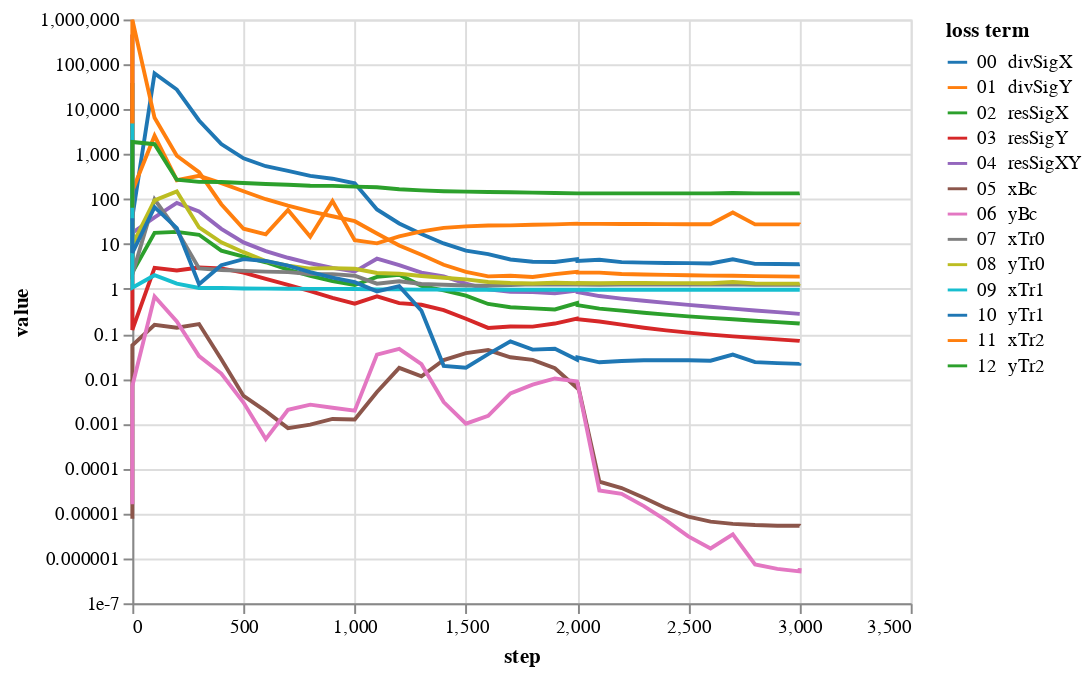

Here is the notebook cell this chart was saved with:
### Code cell
lossPlot(losshistory, bcNames)

### Figure 1 — Vega-Lite specification as saved in the notebook (floating-point values rounded to 4 significant figures)
{"config": {"view": {"continuousWidth": 400, "continuousHeight": 300}}, "data": {"name": "data-1c19c62cf097f0270d38f8fcfec3b95e"}, "mark": "line", "encoding": {"color": {"type": "nominal", "field": "loss term", "scale": {"scheme": "category10"}, "sort": ["00  divSigX", "01  divSigY", "02  resSigX", "03  resSigY", "04  resSigXY", "05  xBc", "06  yBc", "07  xTr0", "08  yTr0", "09  xTr1", "10  yTr1", "11  xTr2", "12  yTr2"]}, "tooltip": [{"type": "nominal", "field": "loss term"}, {"type": "quantitative", "field": "value"}, {"type": "quantitative", "field": "step"}], "x": {"type": "quantitative", "field": "step"}, "y": {"type": "quantitative", "field": "value", "scale": {"type": "log"}}}, "transform": [{"fold": ["00  divSigX", "01  divSigY", "02  resSigX", "03  resSigY", "04  resSigXY", "05  xBc", "06  yBc", "07  xTr0", "08  yTr0", "09  xTr1", "10  yTr1", "11  xTr2", "12  yTr2"], "as": ["loss term", "value"]}], "$schema": "https://vega.github.io/schema/vega-lite/v4.8.1.json", "datasets": {"data-1c19c62cf097f0270d38f8fcfec3b95e": [{"00  divSigX": 3.619, "01  divSigY": 14.66, "02  resSigX": 38590.0, "03  resSigY": 464800.0, "04  resSigXY": 2234.0, "05  xBc": 7.593e-06, "06  yBc": 1.604e-05, "07  xTr0": 116.5, "08  yTr0": 31.97, "09  xTr1": 4971.0, "10  yTr1": 37.65, "11  xTr2": 4850.0, "12  yTr2": 63.79, "step": 0}, {"00  divSigX": 39.32, "01  divSigY": 151.6, "02  resSigX": 2.307, "03  resSigY": 0.1223, "04  resSigXY": 17.82, "05  xBc": 0.05515, "06  yBc": 0.006853, "07  xTr0": 2.093, "08  yTr0": 9.529, "09  xTr1": 1.06, "10  yTr1": 6.351, "11  xTr2": 990400.0, "12  yTr2": 1873.0, "step": 0}, {"00  divSigX": 63060.0, "01  divSigY": 2564.0, "02  resSigX": 17.69, "03  resSigY": 2.938, "04  resSigXY": 39.18, "05  xBc": 0.1595, "06  yBc": 0.6768, "07  xTr0": 98.47, "08  yTr0": 93.8, "09  xTr1": 2.016, "10  yTr1": 66.26, "11  xTr2": 6442.0, "12  yTr2": 1668.0, "step": 100}, {"00  divSigX": 27490.0, "01  divSigY": 263.5, "02  resSigX": 18.59, "03  resSigY": 2.57, "04  resSigXY": 82.33, "05  xBc": 0.1369, "06  yBc": 0.1881, "07  xTr0": 20.21, "08  yTr0": 148.6, "09  xTr1": 1.308, "10  yTr1": 22.47, "11  xTr2": 922.4, "12  yTr2": 270.1, "step": 200}, {"00  divSigX": 5630.0, "01  divSigY": 330.3, "02  resSigX": 16.05, "03  resSigY": 2.986, "04  resSigXY": 53.23, "05  xBc": 0.1648, "06  yBc": 0.03185, "07  xTr0": 2.864, "08  yTr0": 23.38, "09  xTr1": 1.049, "10  yTr1": 1.266, "11  xTr2": 397.0, "12  yTr2": 241.3, "step": 300}, {"00  divSigX": 1676.0, "01  divSigY": 227.3, "02  resSigX": 7.109, "03  resSigY": 2.874, "04  resSigXY": 21.7, "05  xBc": 0.02723, "06  yBc": 0.01301, "07  xTr0": 2.642, "08  yTr0": 10.88, "09  xTr1": 1.055, "10  yTr1": 3.379, "11  xTr2": 76.98, "12  yTr2": 239.7, "step": 400}, {"00  divSigX": 808.1, "01  divSigY": 149.2, "02  resSigX": 5.21, "03  resSigY": 2.309, "04  resSigXY": 10.86, "05  xBc": 0.004136, "06  yBc": 0.002945, "07  xTr0": 2.518, "08  yTr0": 6.578, "09  xTr1": 1.022, "10  yTr1": 4.604, "11  xTr2": 21.85, "12  yTr2": 229.0, "step": 500}, {"00  divSigX": 539.3, "01  divSigY": 99.33, "02  resSigX": 3.918, "03  resSigY": 1.671, "04  resSigXY": 6.952, "05  xBc": 0.001895, "06  yBc": 0.0004528, "07  xTr0": 2.425, "08  yTr0": 4.157, "09  xTr1": 1.013, "10  yTr1": 4.191, "11  xTr2": 16.35, "12  yTr2": 216.6, "step": 600}, {"00  divSigX": 424.2, "01  divSigY": 71.67, "02  resSigX": 2.703, "03  resSigY": 1.234, "04  resSigXY": 4.939, "05  xBc": 0.0007927, "06  yBc": 0.002027, "07  xTr0": 2.36, "08  yTr0": 3.293, "09  xTr1": 1.008, "10  yTr1": 3.292, "11  xTr2": 57.16, "12  yTr2": 208.6, "step": 700}, {"00  divSigX": 328.7, "01  divSigY": 53.47, "02  resSigX": 1.947, "03  resSigY": 0.8914, "04  resSigXY": 3.722, "05  xBc": 0.0009475, "06  yBc": 0.002644, "07  xTr0": 2.154, "08  yTr0": 2.838, "09  xTr1": 1.0, "10  yTr1": 2.355, "11  xTr2": 14.49, "12  yTr2": 197.6, "step": 800}, {"00  divSigX": 284.3, "01  divSigY": 41.49, "02  resSigX": 1.494, "03  resSigY": 0.6295, "04  resSigXY": 2.938, "05  xBc": 0.001272, "06  yBc": 0.002252, "07  xTr0": 2.138, "08  yTr0": 2.896, "09  xTr1": 0.9991, "10  yTr1": 1.788, "11  xTr2": 90.27, "12  yTr2": 196.8, "step": 900}, {"00  divSigX": 225.6, "01  divSigY": 32.2, "02  resSigX": 1.215, "03  resSigY": 0.4682, "04  resSigXY": 2.431, "05  xBc": 0.001241, "06  yBc": 0.001945, "07  xTr0": 1.961, "08  yTr0": 2.808, "09  xTr1": 0.9956, "10  yTr1": 1.419, "11  xTr2": 12.2, "12  yTr2": 189.9, "step": 1000}, {"00  divSigX": 225.6, "01  divSigY": 32.2, "02  resSigX": 1.215, "03  resSigY": 0.4682, "04  resSigXY": 2.431, "05  xBc": 0.001241, "06  yBc": 0.001945, "07  xTr0": 1.961, "08  yTr0": 2.808, "09  xTr1": 0.9956, "10  yTr1": 1.419, "11  xTr2": 12.2, "12  yTr2": 189.9, "step": 1000}, {"00  divSigX": 58.65, "01  divSigY": 17.19, "02  resSigX": 1.85, "03  resSigY": 0.6829, "04  resSigXY": 4.701, "05  xBc": 0.005075, "06  yBc": 0.03439, "07  xTr0": 1.306, "08  yTr0": 2.257, "09  xTr1": 0.9757, "10  yTr1": 0.8823, "11  xTr2": 10.33, "12  yTr2": 183.1, "step": 1100}, {"00  divSigX": 28.59, "01  divSigY": 9.264, "02  resSigX": 2.057, "03  resSigY": 0.4826, "04  resSigXY": 3.397, "05  xBc": 0.01748, "06  yBc": 0.0462, "07  xTr0": 1.475, "08  yTr0": 2.171, "09  xTr1": 0.9749, "10  yTr1": 1.152, "11  xTr2": 14.72, "12  yTr2": 165.6, "step": 1200}, {"00  divSigX": 16.64, "01  divSigY": 5.779, "02  resSigX": 1.172, "03  resSigY": 0.4435, "04  resSigXY": 2.306, "05  xBc": 0.01136, "06  yBc": 0.02104, "07  xTr0": 1.285, "08  yTr0": 1.943, "09  xTr1": 0.9662, "10  yTr1": 0.3254, "11  xTr2": 19.09, "12  yTr2": 156.0, "step": 1300}, {"00  divSigX": 10.29, "01  divSigY": 3.444, "02  resSigX": 0.9239, "03  resSigY": 0.3352, "04  resSigXY": 1.89, "05  xBc": 0.02607, "06  yBc": 0.003025, "07  xTr0": 1.239, "08  yTr0": 1.769, "09  xTr1": 0.9624, "10  yTr1": 0.01938, "11  xTr2": 22.82, "12  yTr2": 149.7, "step": 1400}, {"00  divSigX": 7.109, "01  divSigY": 2.399, "02  resSigX": 0.7059, "03  resSigY": 0.216, "04  resSigXY": 1.305, "05  xBc": 0.03732, "06  yBc": 0.0009967, "07  xTr0": 1.188, "08  yTr0": 1.626, "09  xTr1": 0.9583, "10  yTr1": 0.01761, "11  xTr2": 24.73, "12  yTr2": 146.6, "step": 1500}, {"00  divSigX": 5.93, "01  divSigY": 1.902, "02  resSigX": 0.462, "03  resSigY": 0.1354, "04  resSigXY": 0.9779, "05  xBc": 0.04351, "06  yBc": 0.001486, "07  xTr0": 1.176, "08  yTr0": 1.426, "09  xTr1": 0.9583, "10  yTr1": 0.03542, "11  xTr2": 25.79, "12  yTr2": 144.2, "step": 1600}, {"00  divSigX": 4.525, "01  divSigY": 1.968, "02  resSigX": 0.39, "03  resSigY": 0.1452, "04  resSigXY": 0.8588, "05  xBc": 0.03005, "06  yBc": 0.004713, "07  xTr0": 1.213, "08  yTr0": 1.35, "09  xTr1": 0.9578, "10  yTr1": 0.06811, "11  xTr2": 25.97, "12  yTr2": 142.4, "step": 1700}, {"00  divSigX": 4.021, "01  divSigY": 1.847, "02  resSigX": 0.3675, "03  resSigY": 0.1447, "04  resSigXY": 0.8533, "05  xBc": 0.02629, "06  yBc": 0.007409, "07  xTr0": 1.259, "08  yTr0": 1.322, "09  xTr1": 0.9592, "10  yTr1": 0.0445, "11  xTr2": 26.9, "12  yTr2": 139.6, "step": 1800}, {"00  divSigX": 3.981, "01  divSigY": 2.14, "02  resSigX": 0.349, "03  resSigY": 0.1693, "04  resSigXY": 0.7939, "05  xBc": 0.01715, "06  yBc": 0.01013, "07  xTr0": 1.255, "08  yTr0": 1.369, "09  xTr1": 0.9589, "10  yTr1": 0.04662, "11  xTr2": 27.43, "12  yTr2": 136.8, "step": 1900}, {"00  divSigX": 4.614, "01  divSigY": 2.388, "02  resSigX": 0.4828, "03  resSigY": 0.2189, "04  resSigXY": 0.9195, "05  xBc": 0.006206, "06  yBc": 0.008697, "07  xTr0": 1.254, "08  yTr0": 1.335, "09  xTr1": 0.9573, "10  yTr1": 0.02645, "11  xTr2": 28.36, "12  yTr2": 134.0, "step": 2000}, {"00  divSigX": 4.179, "01  divSigY": 2.304, "02  resSigX": 0.4359, "03  resSigY": 0.2115, "04  resSigXY": 0.8534, "05  xBc": 0.008316, "06  yBc": 0.008269, "07  xTr0": 1.256, "08  yTr0": 1.357, "09  xTr1": 0.9573, "10  yTr1": 0.02999, "11  xTr2": 28.11, "12  yTr2": 133.8, "step": 2001}, {"00  divSigX": 4.179, "01  divSigY": 2.304, "02  resSigX": 0.4359, "03  resSigY": 0.2115, "04  resSigXY": 0.8534, "05  xBc": 0.008316, "06  yBc": 0.008269, "07  xTr0": 1.256, "08  yTr0": 1.357, "09  xTr1": 0.9573, "10  yTr1": 0.02999, "11  xTr2": 28.11, "12  yTr2": 133.8, "step": 2001}, {"00  divSigX": 4.463, "01  divSigY": 2.301, "02  resSigX": 0.3641, "03  resSigY": 0.1884, "04  resSigXY": 0.693, "05  xBc": 5.116e-05, "06  yBc": 3.25e-05, "07  xTr0": 1.234, "08  yTr0": 1.339, "09  xTr1": 0.9584, "10  yTr1": 0.02319, "11  xTr2": 28.04, "12  yTr2": 134.1, "step": 2100}, {"00  divSigX": 3.938, "01  divSigY": 2.144, "02  resSigX": 0.3277, "03  resSigY": 0.1608, "04  resSigXY": 0.6074, "05  xBc": 3.683e-05, "06  yBc": 2.731e-05, "07  xTr0": 1.243, "08  yTr0": 1.357, "09  xTr1": 0.9582, "10  yTr1": 0.02473, "11  xTr2": 27.88, "12  yTr2": 134.0, "step": 2200}, {"00  divSigX": 3.843, "01  divSigY": 2.092, "02  resSigX": 0.2946, "03  resSigY": 0.1368, "04  resSigXY": 0.5437, "05  xBc": 2.225e-05, "06  yBc": 1.452e-05, "07  xTr0": 1.245, "08  yTr0": 1.351, "09  xTr1": 0.9583, "10  yTr1": 0.02577, "11  xTr2": 27.81, "12  yTr2": 134.0, "step": 2300}, {"00  divSigX": 3.788, "01  divSigY": 2.052, "02  resSigX": 0.2678, "03  resSigY": 0.1193, "04  resSigXY": 0.4883, "05  xBc": 1.311e-05, "06  yBc": 7.009e-06, "07  xTr0": 1.245, "08  yTr0": 1.344, "09  xTr1": 0.9583, "10  yTr1": 0.02582, "11  xTr2": 27.72, "12  yTr2": 134.0, "step": 2400}, {"00  divSigX": 3.749, "01  divSigY": 2.013, "02  resSigX": 0.2452, "03  resSigY": 0.1059, "04  resSigXY": 0.4411, "05  xBc": 8.444e-06, "06  yBc": 3.089e-06, "07  xTr0": 1.246, "08  yTr0": 1.348, "09  xTr1": 0.9584, "10  yTr1": 0.02585, "11  xTr2": 27.57, "12  yTr2": 134.3, "step": 2500}, {"00  divSigX": 3.691, "01  divSigY": 1.981, "02  resSigX": 0.2264, "03  resSigY": 0.09613, "04  resSigXY": 0.3992, "05  xBc": 6.559e-06, "06  yBc": 1.665e-06, "07  xTr0": 1.243, "08  yTr0": 1.334, "09  xTr1": 0.9584, "10  yTr1": 0.02517, "11  xTr2": 27.49, "12  yTr2": 134.1, "step": 2600}, {"00  divSigX": 4.563, "01  divSigY": 1.965, "02  resSigX": 0.2104, "03  resSigY": 0.08778, "04  resSigXY": 0.3644, "05  xBc": 5.873e-06, "06  yBc": 3.41e-06, "07  xTr0": 1.271, "08  yTr0": 1.426, "09  xTr1": 0.9579, "10  yTr1": 0.03443, "11  xTr2": 50.25, "12  yTr2": 136.8, "step": 2700}, {"00  divSigX": 3.609, "01  divSigY": 1.924, "02  resSigX": 0.1948, "03  resSigY": 0.08103, "04  resSigXY": 0.3313, "05  xBc": 5.521e-06, "06  yBc": 7.285e-07, "07  xTr0": 1.24, "08  yTr0": 1.324, "09  xTr1": 0.9584, "10  yTr1": 0.02348, "11  xTr2": 27.29, "12  yTr2": 134.2, "step": 2800}, {"00  divSigX": 3.579, "01  divSigY": 1.898, "02  resSigX": 0.1819, "03  resSigY": 0.07505, "04  resSigXY": 0.3033, "05  xBc": 5.335e-06, "06  yBc": 5.841e-07, "07  xTr0": 1.239, "08  yTr0": 1.312, "09  xTr1": 0.9585, "10  yTr1": 0.02231, "11  xTr2": 27.34, "12  yTr2": 134.1, "step": 2900}, {"00  divSigX": 3.546, "01  divSigY": 1.879, "02  resSigX": 0.1698, "03  resSigY": 0.06961, "04  resSigXY": 0.2784, "05  xBc": 5.322e-06, "06  yBc": 5.141e-07, "07  xTr0": 1.235, "08  yTr0": 1.312, "09  xTr1": 0.9585, "10  yTr1": 0.02144, "11  xTr2": 27.36, "12  yTr2": 134.2, "step": 3000}, {"00  divSigX": 3.554, "01  divSigY": 1.879, "02  resSigX": 0.1695, "03  resSigY": 0.06949, "04  resSigXY": 0.2781, "05  xBc": 5.243e-06, "06  yBc": 6.059e-07, "07  xTr0": 1.238, "08  yTr0": 1.323, "09  xTr1": 0.9584, "10  yTr1": 0.02243, "11  xTr2": 27.03, "12  yTr2": 134.4, "step": 3001}]}}
